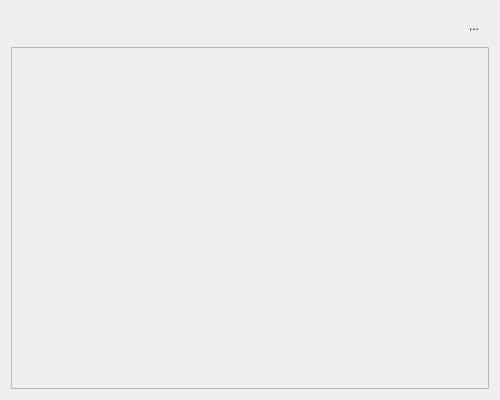
<?xml version="1.0" encoding="UTF-8"?>
<ui version="4.0">
 <class>DefinitionWidget</class>
 <widget class="QWidget" name="DefinitionWidget">
  <property name="geometry">
   <rect>
    <x>0</x>
    <y>0</y>
    <width>500</width>
    <height>400</height>
   </rect>
  </property>
  <property name="sizePolicy">
   <sizepolicy hsizetype="Preferred" vsizetype="Minimum">
    <horstretch>0</horstretch>
    <verstretch>0</verstretch>
   </sizepolicy>
  </property>
  <property name="windowTitle">
   <string>Form</string>
  </property>
  <property name="autoFillBackground">
   <bool>true</bool>
  </property>
  <property name="windowFilePath">
   <string notr="true"/>
  </property>
  <layout class="QVBoxLayout" name="verticalLayout">
   <item alignment="Qt::AlignRight">
    <widget class="QWidget" name="widgetNav" native="true">
     <property name="toolTip">
      <string>Close</string>
     </property>
     <layout class="QHBoxLayout" name="horizontalLayout">
      <property name="spacing">
       <number>0</number>
      </property>
      <property name="leftMargin">
       <number>0</number>
      </property>
      <property name="topMargin">
       <number>0</number>
      </property>
      <property name="rightMargin">
       <number>0</number>
      </property>
      <property name="bottomMargin">
       <number>0</number>
      </property>
      <item>
       <widget class="QToolButton" name="buttonClose">
        <property name="minimumSize">
         <size>
          <width>30</width>
          <height>30</height>
         </size>
        </property>
        <property name="text">
         <string>...</string>
        </property>
        <property name="autoRaise">
         <bool>true</bool>
        </property>
       </widget>
      </item>
     </layout>
    </widget>
   </item>
   <item>
    <widget class="QScrollArea" name="scrollArea">
     <property name="sizePolicy">
      <sizepolicy hsizetype="Expanding" vsizetype="Expanding">
       <horstretch>0</horstretch>
       <verstretch>0</verstretch>
      </sizepolicy>
     </property>
     <property name="focusPolicy">
      <enum>Qt::NoFocus</enum>
     </property>
     <property name="frameShape">
      <enum>QFrame::StyledPanel</enum>
     </property>
     <property name="horizontalScrollBarPolicy">
      <enum>Qt::ScrollBarAlwaysOff</enum>
     </property>
     <property name="widgetResizable">
      <bool>true</bool>
     </property>
     <widget class="QWidget" name="scrollAreaContents">
      <property name="geometry">
       <rect>
        <x>0</x>
        <y>0</y>
        <width>484</width>
        <height>344</height>
       </rect>
      </property>
      <property name="sizePolicy">
       <sizepolicy hsizetype="Preferred" vsizetype="Preferred">
        <horstretch>0</horstretch>
        <verstretch>0</verstretch>
       </sizepolicy>
      </property>
      <layout class="QVBoxLayout" name="layoutScroll"/>
     </widget>
    </widget>
   </item>
  </layout>
 </widget>
 <resources/>
 <connections/>
</ui>
